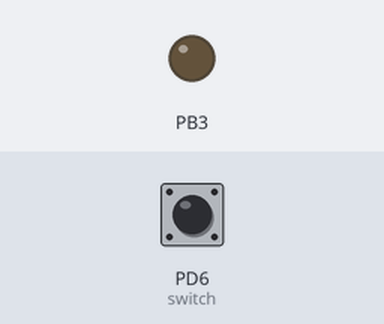
Bench run of a program on a simulated ATmega328P, built with avr-gcc and emulated at 16 MHz. On the bench: output pins drawn as LEDs (lit = HIGH). Inputs (shaded band) come from the test bench; at power-on: PD6 (switch) HIGH.

Above: at 1.2 s.
1.3 s: PD6 (switch) pulled LOW for 0.15 s
At 2.4 s:
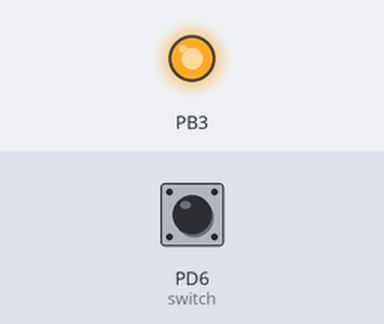
2.9 s: PD6 (switch) pulled LOW for 1 s
At 3.6 s:
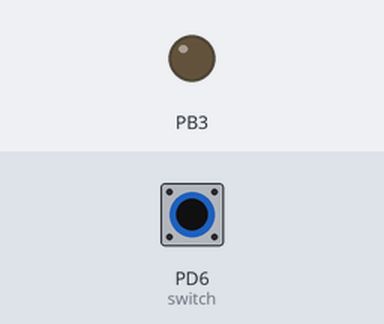
5.4 s: PD6 (switch) pulled LOW for 3.2 s
At 6.7 s:
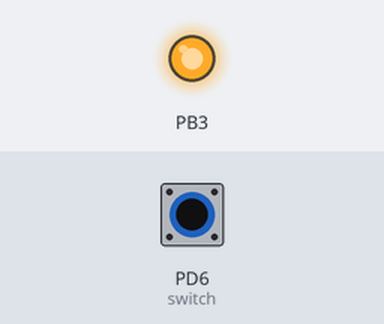
Timing chart, 0 to 8.4 s (numbered marks = the images above; inputs shaded):
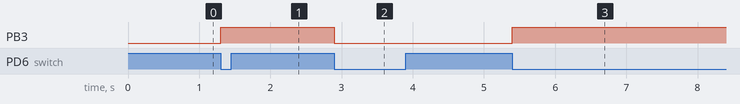

The program:

main.c
```c
/*
 * 03_1_pull_up_register.c
 *
 * Created: 10-10-2026 12:34:52
 * Author : bibin
 */
#define F_CPU 16000000UL
#include <avr/io.h>


int main(void)
{
    DDRD &=~(1<<DDD6);  // setting PORT D PIN 6 input
	DDRB |= (1<<DDB3);  // PORT B pIN 6OUTPUT
    while (1)
    {
		if (!(PIND&(1<<PIND6)))  //hecking the PIND  register for switch press
		{
			PORTB ^=(1<<PORTB3);     // fliping the value 0 -> 1 ->0
			while(!(PIND&(1<<PIND6)));

		}
    }
}
```

Measured:
- after the input at 1.3 s, PB3: LOW → HIGH at once
- after the input at 2.9 s, PB3: HIGH → LOW at once
- after the input at 5.4 s, PB3: LOW → HIGH at once
